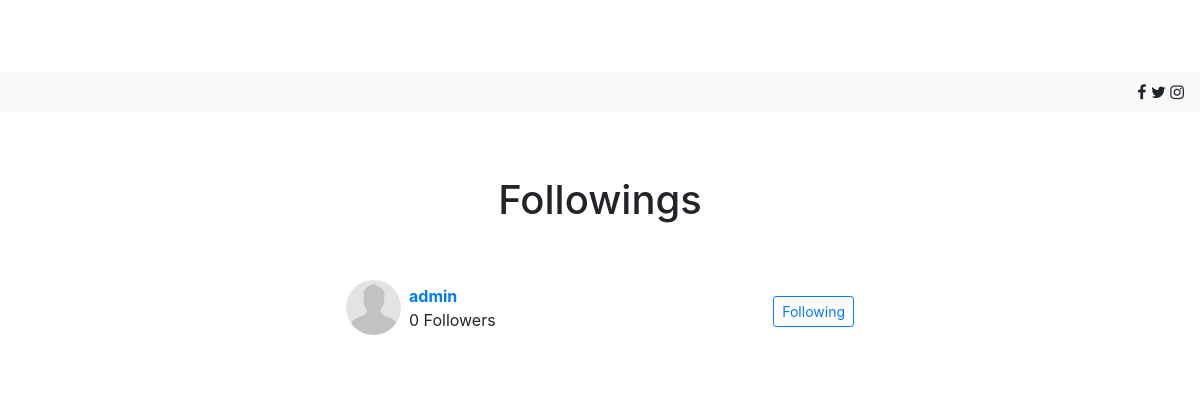
The app's page /follow/oybek/followings/ (signed in), older data.
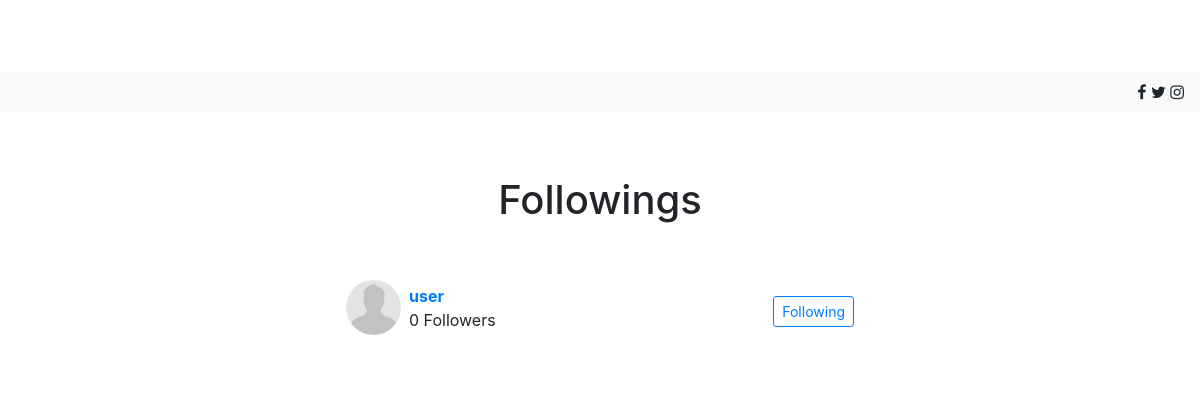
The same page, newer data.
### profiles/models.py (models this page shows)
class Profile(models.Model):
    user = models.OneToOneField(User, on_delete=models.CASCADE, related_name='profile')
    first_name = models.CharField(max_length=256)
    last_name = models.CharField(max_length=256)
    bio = models.CharField(max_length=128, blank=True, null=True)
    profile_pic = models.ImageField(upload_to= upload_directory_path, blank=True,null=True)
    created_date = models.DateTimeField(auto_now_add=True,blank=True,null=True)
    updated_date = models.DateTimeField(auto_now=True,blank=True,null=True)
    def __str__(self):
        return self.user.username
    def get_absolute_url(self):
        return reverse("profile:profile", kwargs={
            'username' : self.user.username
        })

### follow/views.py (the view)
# urls.py: path('<username>/followings/', FollowingViews.as_view(), name='followings'),
class FollowingViews(LoginRequiredMixin, View):
    def get_queryset(self, *args, **kwargs):
        username = self.kwargs.get('username')
        profile = get_object_by_username(Profile, username)
        return profile
    def get(self, request, *args, **kwargs):
        context = {}
        username = self.kwargs.get('username')
        profile = self.get_queryset()
        print('profile',profile)
        following = get_object_by_user(Following, profile)
        print('following',following)
        if following:
            context['profile'] = profile
            context['following'] = following
            return render(request, 'blog/followings.html', context)
        return HttpResponse('You dont have followings')

### follow/models.py (called while the page is built)
    def __str__(self):
        return self.user.user.username

### project/utils/core.py (called while the page is built)
def get_object_by_user(instance, user):
    try:
        obj = instance.objects.get(user = user)
    except ObjectDoesNotExist:
        obj = None
    return obj

def get_object_by_username(instance, username):
    try:
        obj = instance.objects.get(user__username = username)
    except ObjectDoesNotExist:
        obj = None
    return obj

### profiles/templates/blog/followings.html
{% extends 'base.html' %}
{% load template_tags %}
{% load static %}
{% block content %}
<div class="container mt-5">
    <div class="d-flex justify-content-center row">
        <div class="col-md-6">
            <div class="p-3 bg-white text-center">
                <div>
                    <h1>Followings</h1>
                </div>
                <br />
                <br />
                {% for user in following.following.all %}
                <div class="d-flex flex-row justify-content-between align-items-center">
                    <div class="d-flex flex-row align-items-center">
                        {% if user.user.profile_pic %}
                        <img class="rounded-circle" src="{{ user.user.profile_pic.url }}" width="55">
                        {% else %}
                        <img class="rounded-circle" src="{% static 'images/user.jpg' %}" width="55">
                        {% endif %}
                        <div class="d-flex flex-column align-items-start ml-2"><span class="font-weight-bold"><a href="{{ user.get_absolute_url }}">{{ user }}</a></span><span class="followers">{{user.user.profile.followers.count}} Followers</span></div>
                    </div>
                        <div class="d-flex flex-row align-items-center mt-2">
                            <a href="{% url 'follow:follow_to' username=profile.user.username follow=user.user %}">
                            <button class="btn btn-outline-primary btn-sm" type="button">
                                Following
                            </button>
                            </a>
                        </div>
                </div>
                <br />
                {% endfor %}
            </div>
        </div>
    </div>
</div>
{% endblock %}

Row changes from the older to the newer data that the page shows:
no longer on this page (row edited): Profile: user.username "admin", user.profile.followers.count "0"
now on this page (row unchanged): Profile: user.username "user", user.profile.followers.count "0"
